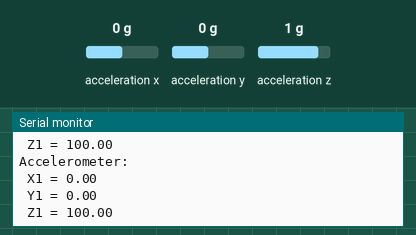
A sketch run on a simulated Arduino Uno, built with avr-gcc and run on an emulated ATmega328P. Parts: the last lines printed to the serial monitor. The test bench sets the inputs (shaded band); at power-on: acceleration x 0 g, acceleration y 0 g, acceleration z 1 g.

Above: at 1.8 s.
1.9 s: acceleration x set to -1.4 g
At 2.8 s:
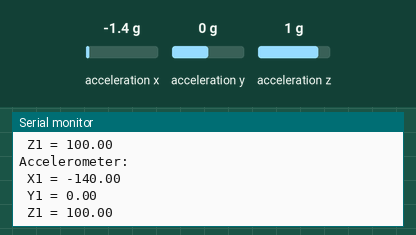
3.4 s: acceleration y set to -1.4 g
At 4.6 s:
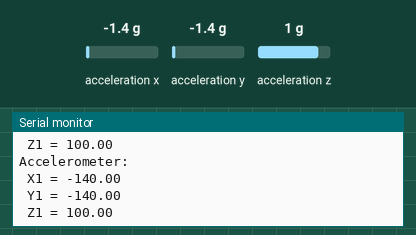
4.9 s: acceleration z set to -1.4 g
At 5.4 s:
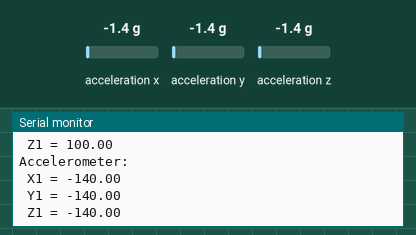

The sketch:

all_readings.ino
```cpp
#include "LSM6DS3.h"
#include "Wire.h"

//Create an instance of class LSM6DS3
LSM6DS3 myIMU(I2C_MODE, 0x6A);    //I2C device address 0x6A

void setup() {
    // put your setup code here, to run once:
    Serial.begin(9600);
    while (!Serial);
    //Call .begin() to configure the IMUs
    if (myIMU.begin() != 0) {
        Serial.println("Device error");
    } else {
        Serial.println("Device OK!");
    }
}

void loop() {
    //Accelerometer
    Serial.print("\nAccelerometer:\n");
    Serial.print(" X1 = ");
    Serial.println(myIMU.readFloatAccelX() * 100);
    Serial.print(" Y1 = ");
    Serial.println(myIMU.readFloatAccelY() * 100);
    Serial.print(" Z1 = ");
    Serial.println(myIMU.readFloatAccelZ() * 100);

    //Gyroscope
//    Serial.print("\nGyroscope:\n");
//    Serial.print(" X1 = ");
//    Serial.println(myIMU.readFloatGyroX(), 4);
//    Serial.print(" Y1 = ");
//    Serial.println(myIMU.readFloatGyroY(), 4);
//    Serial.print(" Z1 = ");
//    Serial.println(myIMU.readFloatGyroZ(), 4);
//
//    //Thermometer
//    Serial.print("\nThermometer:\n");
//    Serial.print(" Degrees C1 = ");
//    Serial.println(myIMU.readTempC(), 4);
//    Serial.print(" Degrees F1 = ");
//    Serial.println(myIMU.readTempF(), 4);

    delay(1000);
}
```

Measured:
- after the input at 1.9 s, the serial monitor: prints a new line after 0.12 s (image 1)
- after the input at 3.4 s, the serial monitor: prints a new line after 0.64 s (image 2)
- after the input at 4.9 s, the serial monitor: prints a new line after 0.16 s (image 3)
